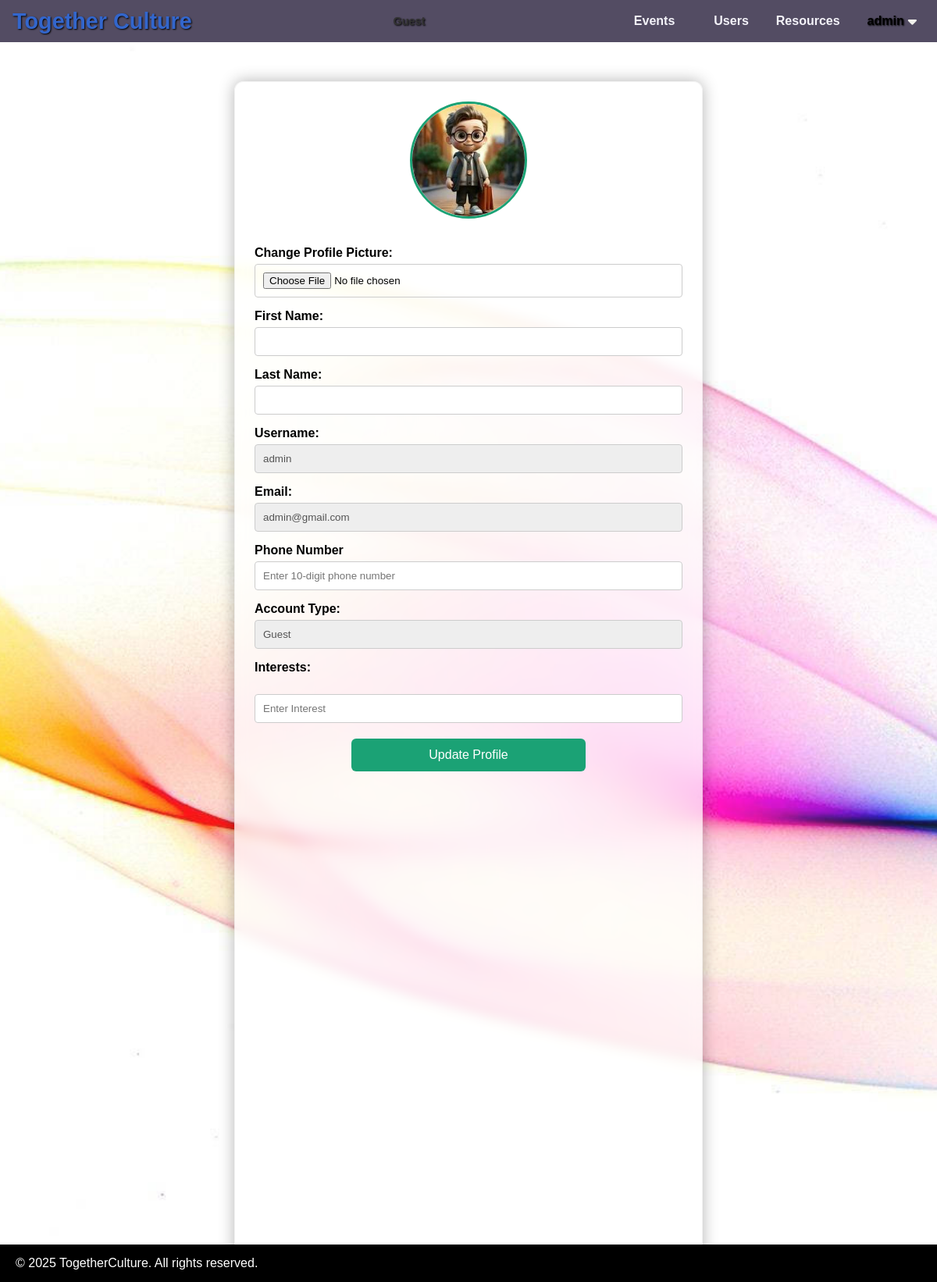
Screenshot of /profile/ (signed in) with the database file from the repository.
### login/models.py (models this page shows, shortened)
class Users(AbstractBaseUser, PermissionsMixin):
    profile_image = models.ImageField(upload_to='profile_images/', blank=True, null=True)
    first_name = models.CharField(max_length=50)
    last_name  = models.CharField(max_length=50)
    username   = models.CharField(max_length=50, unique=True)
    email      = models.CharField(max_length=50)
    phone      = models.CharField(max_length=50)
    interests  = models.JSONField(default=list)
    type       = models.CharField(max_length=50, default="user", choices=[('admin','Admin'), ('user','User'), ('guest','Guest')])
    is_staff   = models.BooleanField(default=False)
    is_active  = models.BooleanField(default=True)
    membership_info = models.JSONField(default=dict)
    account_type      = models.CharField(
                          max_length=50,
                          default="guest",
                          choices=[
                            ('admin', 'Admin'),
                            ('guest', 'Guest'),
                            ('rejected', 'Rejected'),
                            ('community holder', 'Community Holder'),
                            ('key access holder', 'Key Access Holder'),
                            ('create workspace holder', 'Create Workspace Holder')
                          ]
                        )
    objects = UsersManager()
    USERNAME_FIELD = 'username'
    REQUIRED_FIELDS = ['email']

### login/views.py (the view, shortened to what this page needs)
# urls.py: path('profile/', login_views.profile_view, name='profile'),
@login_required(login_url='loginpage')
def profile_view(request):
    user = request.user
    return render(request, "login/profile.html", {"user": user})

### login/templates/login/profile.html (shortened to what this page needs)
<html lang="en">
  <head>
    {% load static %}
    <link rel="stylesheet" href="{% static 'css/styles.css' %}" />
    <link rel="stylesheet" href="{% static 'css/profile.css' %}" />
    <link
      rel="stylesheet"
      href="https://cdnjs.cloudflare.com/ajax/libs/font-awesome/6.2.1/css/all.min.css"
    />
  </head>
  <body>
    <header>
      <div class="logo">
        <a href="{% url 'homepage' %}">
          <span class="color-cycle"><h1>Together Culture</h1></span>
        </a>
      </div>
      {% if user.is_authenticated %}
      <div class="user-info">
        <small>
          <span class="color-cycle"
            >{{ user.get_account_type_display }}</span
          ></small
        >
      </div>
      {% endif %}
      <nav>
        <ul>
          <li><a href="{% url 'events' %}">Events</a></li>
          {% if user.is_authenticated and user.is_superuser %}
          <li><a href="{% url 'user' %}">Users</a></li>
          {% endif %}
          <li><a href="{% url 'digital' %}">Resources</a></li>
          {% if user.is_authenticated %}
          <li>
            <div class="dropdown">
              <button class="dropbtn">
                <span class="color-cycle">{{ user.username }}</span
                ><i class="fa-solid fa-caret-down"></i>
              </button>
            </div>
          </li>
          {% else %}
          <li id="user-link">
            <a href="{% url 'loginpage' %}">Login</a>
          </li>
          {% endif %}
        </ul>
      </nav>
    </header>
    <main class="scroll-area">
      <div class="container">
        <div class="profile-pic">
          <img
            id="profile-preview"
            src="{% if user.profile_image %}{{ user.profile_image.url }}{% else %}{% static 'images/default-avatar.png' %}{% endif %}"
            alt="Profile Picture"
          />
        </div>
        <form
          method="post"
          action="{% url 'profile' %}"
          enctype="multipart/form-data"
          id="profileForm"
        >
          <label for="profile_image">Change Profile Picture:</label>
          <input
            type="file"
            name="profile_image"
            id="profile_image"
            accept="image/*"
          />
          <label for="first_name">First Name:</label>
          <input
            type="text"
            name="first_name"
            id="first_name"
            value="{{ user.first_name }}"
            required
          />
          <label for="last_name">Last Name:</label>
          <input
            type="text"
            name="last_name"
            id="last_name"
            value="{{ user.last_name }}"
            required
          />
          <label for="username">Username:</label>
          <input
            type="text"
            name="username"
            id="username"
            value="{{ user.username }}"
            disabled
          />
          <label for="email">Email:</label>
          <input
            type="email"
            name="email"
            id="email"
            value="{{ user.email }}"
            disabled
          />
          <label for="phone">Phone Number</label>
          <input
            type="text"
            id="phone"
            name="phone"
            maxlength="10"
            placeholder="Enter 10-digit phone number"
            oninput="validatePhone(this)"
            value="{{ user.phone }}"
            required
          />
          <label for="account_type">Account Type:</label>
          <input
            type="text"
            name="account_type"
            id="account_type"
            value="{{ user.get_account_type_display }}"
            disabled
          />
          <label for="interests-input">Interests:</label>
          <input
            type="text"
            id="interests-input"
            placeholder="Enter Interest"
          />
          <button type="submit" class="submit-btn">Update Profile</button>
        </form>
      </div>
    </main>
    <footer>
      <p>&copy; 2025 TogetherCulture. All rights reserved.</p>
    </footer>
  </body>
</html>

### static/css/styles.css (style rules this page uses)
* { margin: 0; padding: 0; box-sizing: border-box; }
html, body { height: 100%; font-family: Arial, sans-serif; }
.container { display: flex; flex-direction: column; min-height: 100vh; }
body { display: flex; flex-direction: column; }
header { background-color: #333; color: #fff; padding: 8px 16px; display: flex; justify-content: space-between; align-items: center; }
header h1 { font-size: 1.3rem; margin: 0; }
nav ul { display: flex; list-style: none; gap: 20px; align-items: center; }
nav ul li a { color: #fff; text-decoration: none; font-weight: bold; padding: 5px 10px; transition: background-color 0.3s ease; }
.dropdown { position: relative; display: inline-block; }
.dropbtn { background: transparent; border: none; cursor: pointer; padding: 5px 10px; font-size: 1rem; }
footer { width: 100%; background-color: #141515; display: flex; justify-content: space-between; align-items: center; padding: 12px 16px; flex-shrink: 0; }
.container { display: flex; flex-direction: column; height: 100vh; }
header h1 { font-size: 1.8rem; color: #3366cc; }
header nav ul { display: flex; list-style: none; gap: 15px; }
header nav ul li a { text-decoration: none; color: #f4f3f9; font-weight: bold; }
main { flex: 1; padding: 15px; display: block; flex-direction: column; justify-content: space-between; }
.user-info { display: flex; align-items: center; }
.user-info small { font-size: 0.9rem; color: #333; }

### static/css/profile.css (style rules this page uses)
* { margin: 0; padding: 0; box-sizing: border-box; }
html, body { height: 100%; font-family: Arial, sans-serif; background: #f2f2f2; overflow: hidden; }
.scroll-area { flex: 1; overflow-y: auto; padding: 20px 0; }
.container { max-width: 600px; margin: 0 auto; background: #fff; padding: 25px; border-radius: 10px; box-shadow: 0 0 15px rgba(0, 0, 0, 0.2); background: rgba(255, 255, 255, 0.95); }
header, footer { background-color: rgba(17, 6, 39, 0.7); color: #fff; }
.profile-pic { text-align: center; margin-bottom: 20px; }
.profile-pic img { width: 150px; height: 150px; border-radius: 50%; object-fit: cover; border: 3px solid #333; }
form { display: flex; flex-direction: column; align-items: center; }
form label { display: block; margin-top: 15px; font-weight: bold; align-self: flex-start; }
form input, form textarea, form select { display: block; width: 100%; padding: 10px; margin-top: 5px; border: 1px solid #ccc; border-radius: 4px; box-sizing: border-box; }
form input:disabled, form textarea:disabled, form select:disabled { background: #eee; }
form .submit-btn { width: 90%; max-width: 300px; margin-top: 20px; padding: 12px 24px; background: #1ba275; border: none; color: white; font-size: 16px; border-radius: 6px; cursor: pointer; transition: background-color 0.3s ease; }
#interests-input { width: 100%; padding: 10px; margin-top: 5px; border: 1px solid #ccc; border-radius: 4px; box-sizing: border-box; }
footer { width: 100%; background-color: #000 !important; color: white; padding: 15px 20px; display: flex; justify-content: space-between; align-items: center; text-align: center; flex-shrink: 0; }
.color-cycle { text-shadow: 1px 1px 2px #000; }
#profile-preview { width: 150px; height: 150px; border-radius: 50%; object-fit: cover; border: 3px solid #1ba275; }

### rows the page displays
Users: account_type "Guest", username "admin", email "admin@gmail.com"
